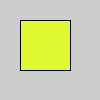
Frame 1 (no input)
Frame 60 (the mouse pressed at the canvas centre just before this capture): identical to frame 1, image omitted
Frame 120 (the mouse held since frame 60 and released just before this capture): identical to frame 1, image omitted

The Processing sketch that drew this single still picture (run headless with seeded random() and noise(); from frame 60 on, the mouse is pressed at the canvas centre):

// Processing sketch: GenerativeArt
// ── GenerativeArt.pde
void setup() {
  fill(224, 250, 50);
  rect(20, 20, 50, 50);
}

void draw() {

}
